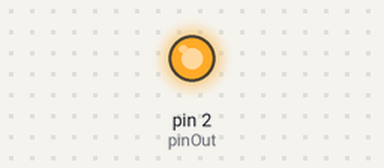
The sketch below on a simulated Arduino Nano, built with avr-gcc and run on an emulated ATmega328P. Parts: output pins drawn as LEDs (lit = HIGH). What the sketch prints to the serial monitor is not drawn.

Above: at 0.1 s.
Timing chart, 0 to 1.6 s (numbered marks = the images above):
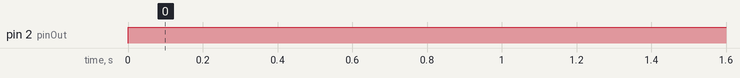

The sketch:

Bonsai_watering.ino
```cpp
// aansluiting Relais in op D2
// aansluiting relais vcc en gnd op de arduino
// aansluiting 2e 5v op output relais
// aansluitng sensor A0
// aalsuiting sensor vcc en gnd op arduino


int pinOut = 2;

void setup()
{
  Serial.begin(9600);
  pinMode(2, OUTPUT);

}

void loop()
{
   digitalWrite(pinOut, HIGH);
   delay(120000);
   float sensor0 = analogRead(0);
   Serial.print("Vochtigheid: ");
   Serial.println(sensor0);

  float sensor0P = 100.00 - ( ( 100.00 * sensor0 ) / 1023.00 );
  int sensorInt = (int) sensor0P;
  Serial.print("Vochtigheid procent: ");
  Serial.println(sensorInt);
     if (sensorInt <= 40){
        digitalWrite(pinOut, LOW);
        Serial.println("pomp");
        delay(300);
        digitalWrite(pinOut, HIGH);
  }
  else {
    digitalWrite(pinOut, HIGH);

  }

}
```

Measured:
- by itself, pin 2 (pinOut): LOW → HIGH at 0.00 s
